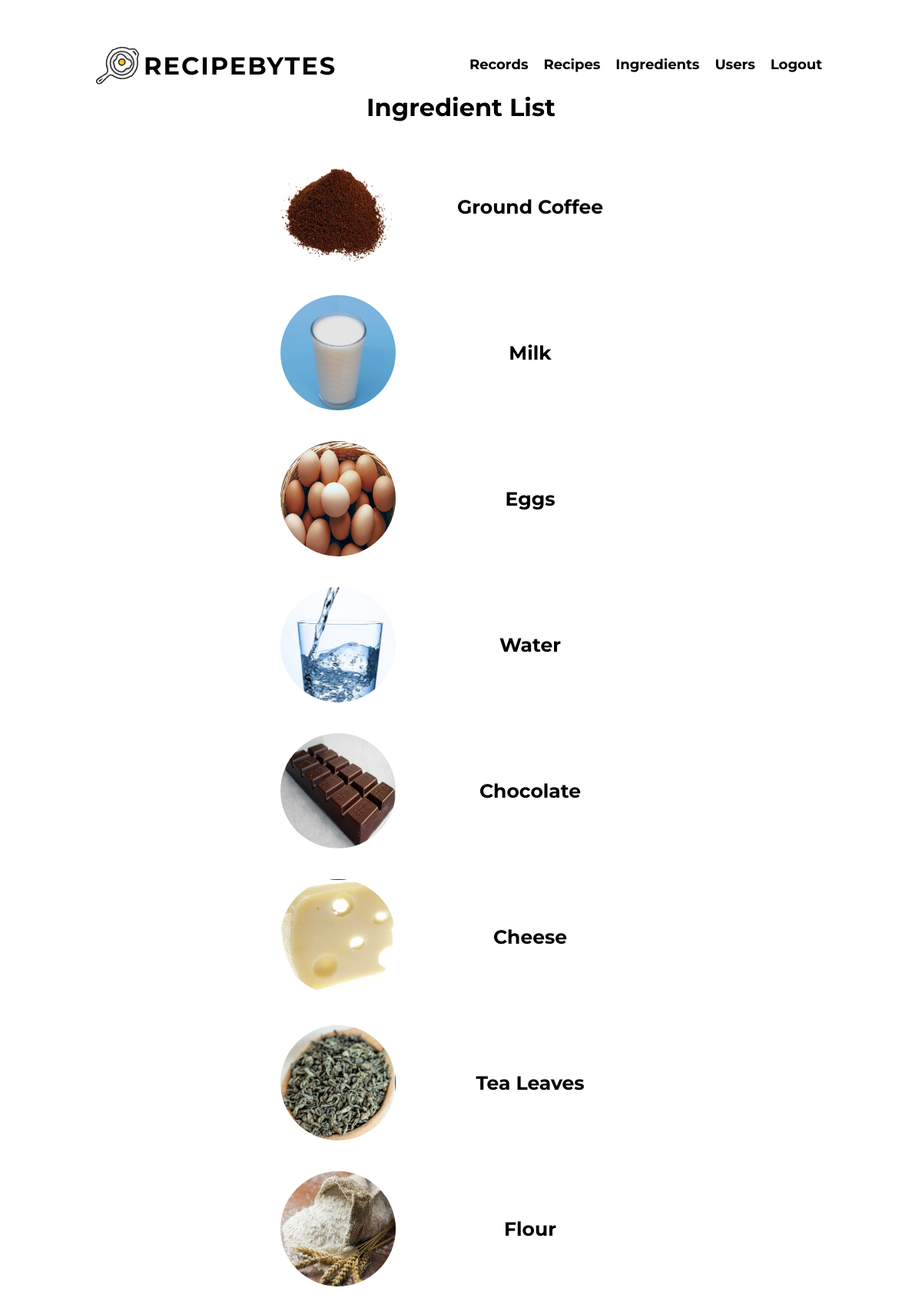
/ingredients/ (signed in), run on the app's committed database.
### ingredients/models.py (models this page shows, shortened)
class Ingredient(models.Model):
    name=models.CharField(max_length=120)
    pic=models.ImageField(upload_to='ingredients', default='no_picture.jpg')

### ingredients/views.py (the view)
# urls.py: path('ingredients/', IngredientListView.as_view(), name='list'),
class IngredientListView(LoginRequiredMixin, ListView):
   model = Ingredient
   template_name = 'ingredients/list.html'

### ingredients/templates/ingredients/list.html (shortened to what this page needs)
{% load static %}
<!DOCTYPE html>
<html>
  <link rel="stylesheet" href="{% static 'ingredients/css/list.css' %}" />
  <div class="ingredients">
    <div class="header">
      <a href="{% url 'recipes:home' %}" class="header_logo">
        <img src="{% static 'recipes/images/icon.jpg' %}" alt="logo" />
        RECIPEBYTES</a
      >
      <nav>
        <a href="{% url 'recipes:records' %}">
          <div class="header_option" href="">Records</div>
        </a>
        <a href="{% url 'recipes:list' %}">
          <div class="header_option" href="">Recipes</div>
        </a>
        <a href="{% url 'ingredients:list' %}">
          <div class="header_option" href="">Ingredients</div>
        </a>
        <a href="{% url 'users:list' %}">
          <div class="header_option" href="">Users</div>
        </a>
        <a href="{% url 'logout' %}">
          <div class="header_option" href="">Logout</div>
        </a>
      </nav>
    </div>
    <h1 class="ingredients_title">Ingredient List</h1>
    {% for object in object_list %}
    <div class="ingredients_option">
      <div class="ingredients_optionImage">
        <img src="{{object.pic.url}}" />
      </div>
      <div class="ingredients_optionName">{{object.name}}</div>
    </div>
    {% endfor %}
  </div>
</html>

### ingredients/static/ingredients/css/list.css (style rules this page uses)
* { margin: 0; padding: 0; box-sizing: border-box; }
:root { font-family: "Montserrat", sans-serif; color: black; font-size: 16px; font-weight: 700; text-decoration: none; }
a, a:hover, a:visited { color: inherit; font-weight: 700; text-decoration: none; cursor: pointer; }
nav { display: flex; height: 100%; }
.ingredients { display: flex; flex-direction: column; align-items: center; width: 80%; max-width: 1230px; padding: 50px 0; height: max-content; }
.ingredients_title { margin-bottom: 25px; }
.ingredients_option { display: flex; width: 50%; min-width: 500px; border-radius: 25px; margin-bottom: 20px; }
.ingredients_optionImage { display: flex; justify-content: center; align-items: center; flex: 1; padding: 10px; }
.ingredients_optionImage > img { width: 150px; height: 150px; border-radius: 75px; }
.ingredients_optionName { display: flex; justify-content: center; align-items: center; flex: 2; font-size: 25px; }
.header { width: 100%; height: 70px; display: flex; justify-content: center; align-items: center; justify-content: space-between; }
.header_logo { display: flex; justify-content: center; align-items: center; font-size: 32px; letter-spacing: 2px; height: 100%; }
.header_option { display: flex; justify-content: center; align-items: center; font-size: 18px; height: 100%; width: fit-content; border-bottom: solid 3px transparent; padding: 0 10px; }

### data on the page
Ingredient: pic (picture), name "Ground Coffee"
Ingredient: pic (picture), name "Milk"
Ingredient: pic (picture), name "Eggs"
Ingredient: pic (picture), name "Water"
Ingredient: pic (picture), name "Chocolate"
Ingredient: pic (picture), name "Cheese"
Ingredient: pic (picture), name "Tea Leaves"
Ingredient: pic (picture), name "Flour"
